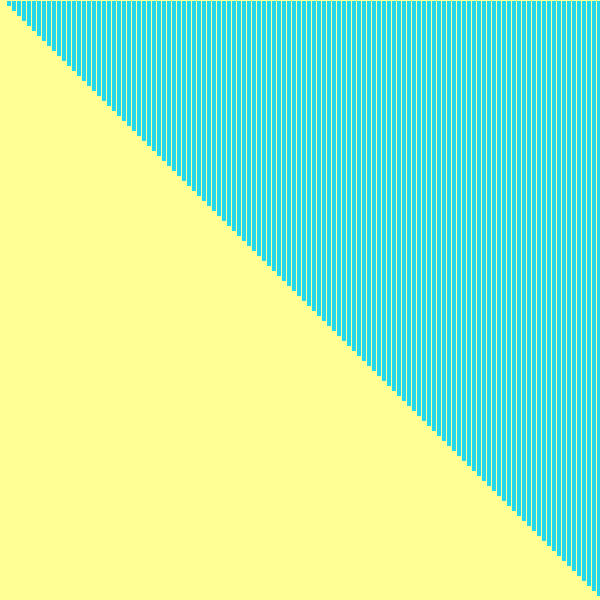
Frame 1 (no input)
Frame 60 (the mouse pressed at the canvas centre just before this capture): identical to frame 1, image omitted
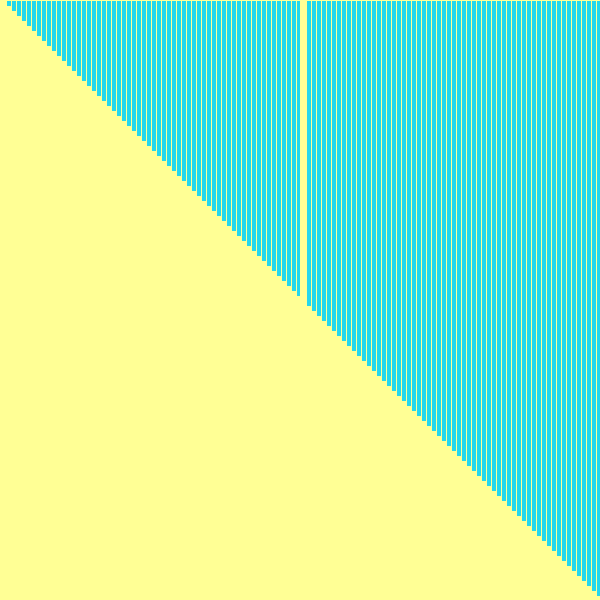
Frame 120 (the mouse held since frame 60 and released just before this capture)

The Processing sketch that drew these frames (run headless with seeded random() and noise(); from frame 60 on, the mouse is pressed at the canvas centre):

// Processing sketch: processing_53056
// ── processing_53056.pde

void setup() {
  size(600,600);
}
void draw() {
  background(255,255,149);
  for (float i=1; i<width; i+=5) {
    stroke(255,255,149);
    fill(36,215,237);
    rect(i, 0, i, i);
    float x=mouseX;
    float xpos=(i/5.0)*x;
    fill(255,255,149);
    rect(x,0,5,x+5); }
 }
